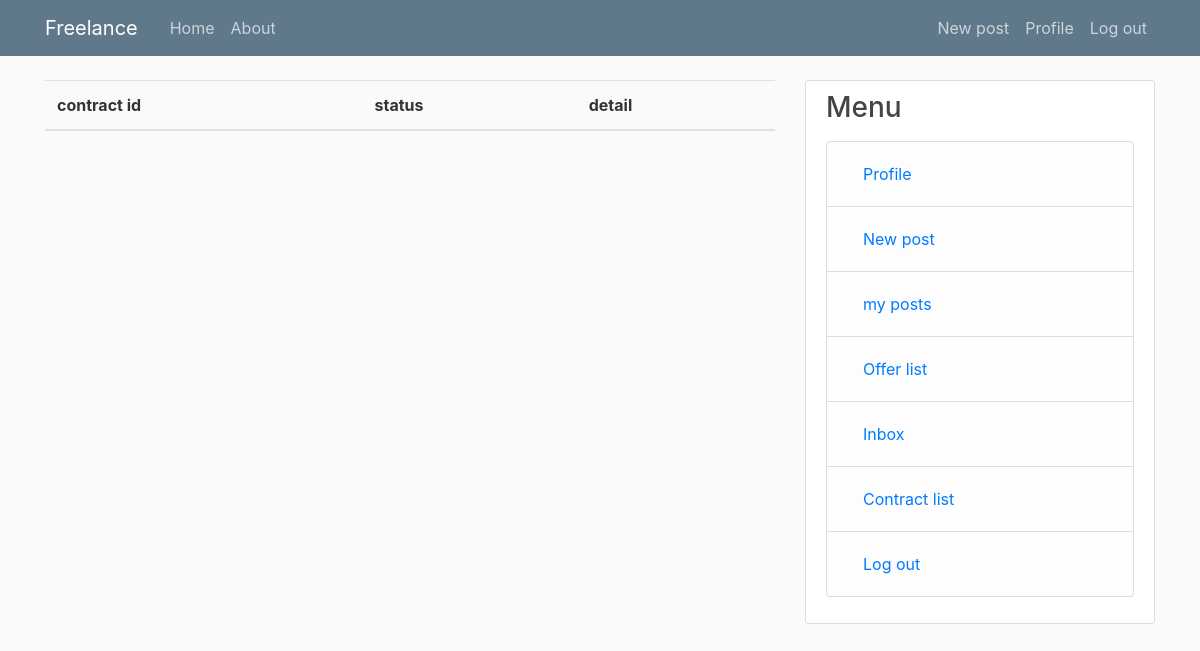
Before: /contract/contract-list (signed in) with the older database file.
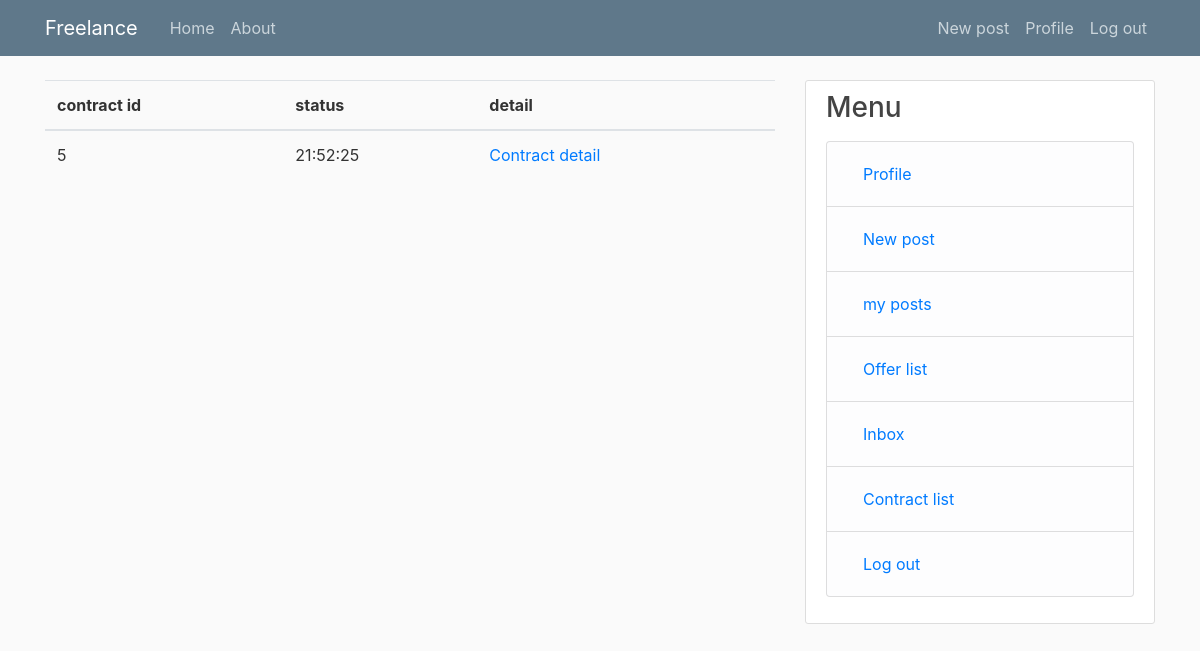
After: the same page with the newer database file.
### contract/models.py (models this page shows)
class Contract(models.Model):
    status = models.CharField(max_length=100)
    offer = models.OneToOneField('Offer', on_delete=models.CASCADE)

### contract/views.py (the view)
# urls.py: path("contract-list", contract_list, name='contract-list'),
@login_required
def contract_list(request):
    offers = (Offer.objects.filter(executor=request.user) |
              Offer.objects.filter(client=request.user))
    contracts = []
    for offer in offers:
        if offer.contract is not None:
            contracts.append(offer.contract)
    return render(request, 'contract/contract_list.html',
                  {'contracts': contracts})

### contract/views.py (called while the page is built)
@login_required
def inbox_notification(request):
    def event_stream():
        while True:
            time.sleep(3)
            new_messages = Message.objects.filter(viewed=False,
                                                  to=request.user)
            result = 0
            if new_messages:
                result = new_messages.count()
            yield "data: %d\n\n" % result
    return StreamingHttpResponse(event_stream(),
                                 content_type="text/event-stream")

### contract/templates/contract/contract_list.html
{% extends 'blog/base.html' %}
{% block content %}
    <table class="table">
        <thead>
            <tr>
                <th scope="col">contract id</th>
                <th scope="col">status</th>
                <th scope="col">detail</th>
            </tr>
        </thead>
        <tbody>
            {% for contract in contracts %}
                <tr>
                    <td>
                        {{ contract.id }}
                    </td>
                    <td>
                       {{ contract.status }}
                    </td>
                    <td>
                        <a href="{% url 'contract-detail' contract.id %}">Contract detail</a>
                    </td>
                </tr>
            {% endfor %}
        </tbody>
    </table>
{% endblock %}

Changed rows visible on the page:
added Contract: id "5", status "21:52:25"
